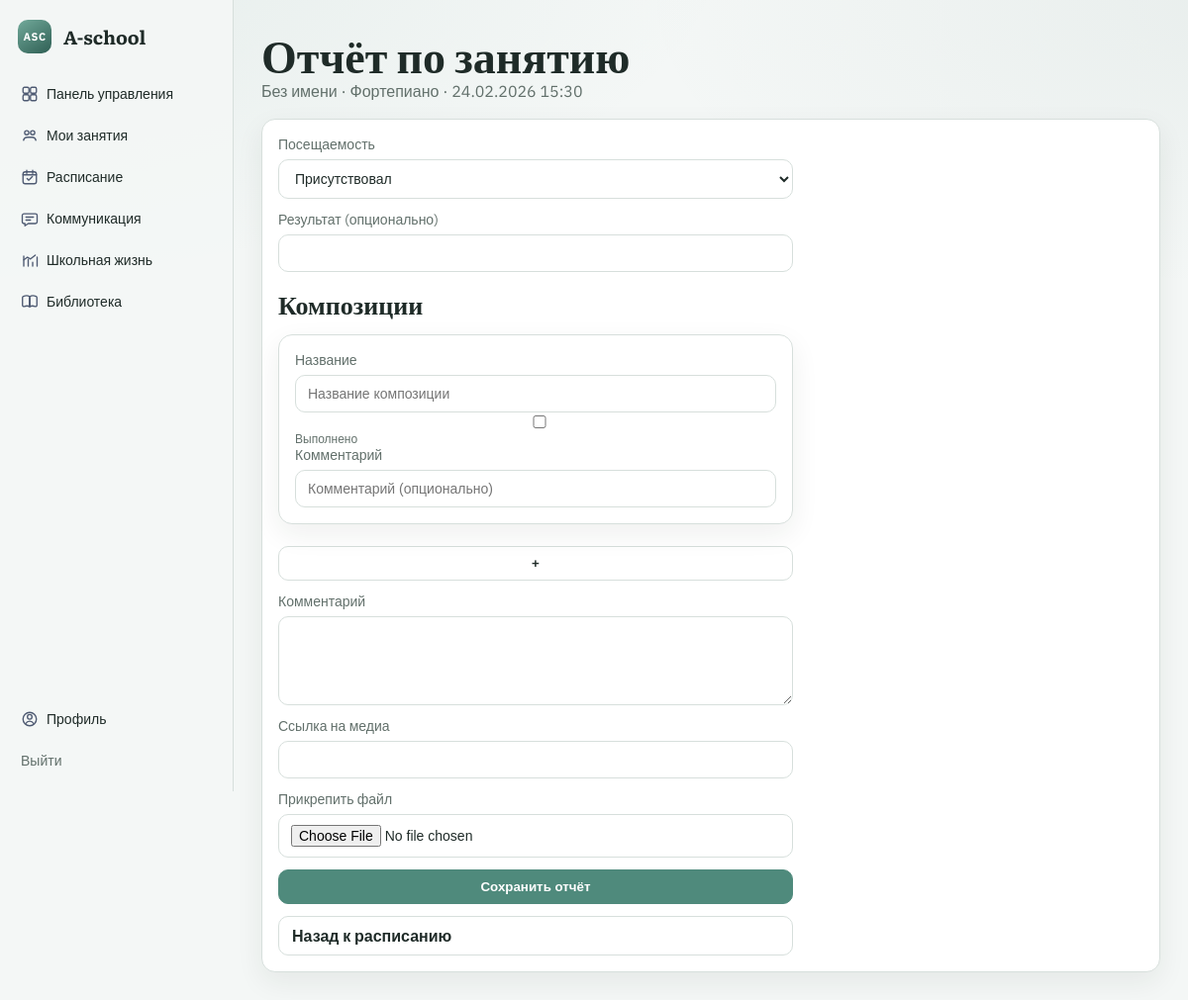
The app's page /slots/9/report/ (signed in) with its own data.
### apps/school/models.py (models this page shows, shortened)
class Course(models.Model):
    name = models.CharField(max_length=200)
    course_type = models.ForeignKey(CourseType, on_delete=models.PROTECT, related_name="courses")
    teacher = models.ForeignKey(
        settings.AUTH_USER_MODEL,
        on_delete=models.SET_NULL,
        null=True,
        blank=True,
        related_name="teaching_courses",
    )

### apps/lessons/models.py (models this page shows, shortened)
class LessonSlot(models.Model):
    class Status(models.TextChoices):
        PLANNED = "PLANNED", "Запланирован"
        DONE = "DONE", "Проведен"
        MISSED = "MISSED", "Пропущен"
    class AttendanceStatus(models.TextChoices):
        PRESENT = "PRESENT", "Присутствовал"
        ABSENT = "ABSENT", "Отсутствовал"
        SICK = "SICK", "Болел"
        LATE = "LATE", "Опоздал"
    teacher = models.ForeignKey(
        settings.AUTH_USER_MODEL,
        on_delete=models.CASCADE,
        related_name="lesson_slots",
    )
    student = models.ForeignKey(
        settings.AUTH_USER_MODEL,
        on_delete=models.CASCADE,
        related_name="student_lesson_slots",
    )
    course = models.ForeignKey(
        Course,
        on_delete=models.CASCADE,
        related_name="lesson_slots",
    )
    schedule = models.ForeignKey(
        StudentSchedule,
        on_delete=models.SET_NULL,
        null=True,
        blank=True,
        related_name="slots",
    )
    scheduled_date = models.DateField()
    start_time = models.TimeField()
    duration_minutes = models.PositiveIntegerField(default=45)
    status = models.CharField(max_length=16, choices=Status.choices, default=Status.PLANNED)
    attendance_status = models.CharField(
        max_length=16,
        choices=AttendanceStatus.choices,
        default=AttendanceStatus.PRESENT,
    )
    result_note = models.CharField(max_length=120, blank=True, default="")
    report_comment = models.TextField(blank=True, default="")
    filled_at = models.DateTimeField(null=True, blank=True)
    lesson = models.OneToOneField(
        Lesson,
        on_delete=models.SET_NULL,
        null=True,
        blank=True,
        related_name="slot",
    )
    created_at = models.DateTimeField(auto_now_add=True)
    updated_at = models.DateTimeField(auto_now=True)
    class Meta:
        ordering = ("scheduled_date", "start_time", "id")
        unique_together = ("teacher", "student", "scheduled_date", "start_time")

### apps/lessons/views.py (the view)
# urls.py: path("slots/<int:slot_id>/report/", slot_report_fill, name="slot_report_fill"),
@role_required(Profile.Role.TEACHER)
def slot_report_fill(request, slot_id: int):
    slot = get_object_or_404(
        LessonSlot.objects.select_related("student", "course", "teacher", "lesson"),
        id=slot_id,
        teacher=request.user,
    )
    if slot.scheduled_date > timezone.localdate() and slot.status == LessonSlot.Status.PLANNED:
        messages.error(request, "Отчёт можно заполнить в день занятия.")
        return redirect("/calendar/")
    existing_report = (
        LessonReport.objects.filter(lesson=slot.lesson, student=slot.student).order_by("-created_at").first()
        if slot.lesson_id
        else None
    )
    initial_plays = _active_plays_for_slot(slot) or [{"name": "", "completed": False, "comment": ""}]
    play_errors = []
    if request.method == "POST":
        form = SlotReportForm(request.POST, request.FILES)
        posted_plays = _collect_play_entries(request)
        if posted_plays:
            initial_plays = posted_plays
        if form.is_valid():
            attendance_status = form.cleaned_data["attendance_status"]
            result_note = (form.cleaned_data.get("result_note") or "").strip()
            report_comment = (form.cleaned_data.get("report_comment") or "").strip()
            media_url = (form.cleaned_data.get("media_url") or "").strip()
            attachment = form.cleaned_data.get("attachment")
            plays = _collect_play_entries(request)
            requires_plays = attendance_status in (
                LessonSlot.AttendanceStatus.PRESENT,
                LessonSlot.AttendanceStatus.LATE,
            )
            if requires_plays and not plays:
                play_errors = ["Добавьте хотя бы одну композицию."]
            if not play_errors:
                if requires_plays:
                    lesson = slot.lesson
                    if not lesson:
                        lesson = Lesson.objects.create(
                            course=slot.course,
                            date=slot.scheduled_date,
                            topic=_build_topic_from_plays(plays),
                            created_by=request.user,
                            attachment=attachment,
                        )
                    else:
                        lesson.topic = _build_topic_from_plays(plays)
                        lesson.course = slot.course
                        lesson.date = slot.scheduled_date
                        if attachment:
                            lesson.attachment = attachment
                        fields = ["topic", "course", "date"]
                        if attachment:
                            fields.append("attachment")
                        lesson.save(update_fields=fields)
                    lesson_entry, _ = LessonStudent.objects.get_or_create(
                        lesson=lesson,
                        student=slot.student,
                        defaults={"attended": True, "result": _serialize_play_entries(plays)},
                    )
                    lesson_entry.attended = _slot_attended_bool(attendance_status)
                    lesson_entry.result = _serialize_play_entries(plays)
                    lesson_entry.save(update_fields=["attended", "result"])
                    report = LessonReport.objects.filter(lesson=lesson, student=slot.student).order_by("-created_at").first()
                    if report:
                        report.text = report_comment
                        report.media_url = media_url
                        report.save(update_fields=["text", "media_url"])
                    elif media_url or report_comment:
                        LessonReport.objects.create(
                            lesson=lesson,
                            student=slot.student,
                            text=report_comment,
                            media_url=media_url,
                        )
                    slot.lesson = lesson
                    slot.status = LessonSlot.Status.DONE
                else:
                    slot.status = LessonSlot.Status.MISSED
                slot.attendance_status = attendance_status
                slot.result_note = result_note
                slot.report_comment = report_comment
                slot.filled_at = timezone.now()
                slot.save(
                    update_fields=[
                        "lesson",
                        "status",
                        "attendance_status",
                        "result_note",
                        "report_comment",
                        "filled_at",
                        "updated_at",
                    ]
                )
                messages.success(request, "Отчёт по слоту сохранён.")
                return redirect("/calendar/")
    else:
        form = SlotReportForm(
            initial={
                "attendance_status": slot.attendance_status,
                "result_note": slot.result_note,
                "report_comment": slot.report_comment or (existing_report.text if existing_report else ""),
                "media_url": existing_report.media_url if existing_report else "",
            }
        )
    return render(
        request,
        "lessons/slot_report_fill.html",
        {
            "slot": slot,
            "student": slot.student,
            "course": slot.course,
            "form": form,
            "initial_plays": initial_plays,
            "play_errors": play_errors,
            "today": timezone.localdate(),
        },
    )

### apps/lessons/forms.py (shortened to what this page needs)
class SlotReportForm(forms.Form):
    max_input_length = 200
    attendance_status = forms.ChoiceField(
        label="Посещаемость",
        choices=LessonSlot.AttendanceStatus.choices,
    )
    result_note = forms.CharField(
        label="Результат (опционально)",
        required=False,
        max_length=120,
    )
    report_comment = forms.CharField(
        label="Комментарий",
        required=False,
        widget=forms.Textarea(attrs={"rows": 3}),
    )
    attachment = forms.FileField(label="Прикрепить файл", required=False)
    media_url = forms.URLField(label="Ссылка на медиа", required=False)

### apps/lessons/views.py (called while the page is built, shortened)
def _active_plays_for_slot(slot: LessonSlot) -> list[dict]:
    if slot.lesson_id:
        current_entry = LessonStudent.objects.filter(lesson=slot.lesson, student=slot.student).first()
        if current_entry:
            current_plays = _parse_play_entries(current_entry.result)
            if current_plays:
                return current_plays
    latest_done_slot = (
        LessonSlot.objects.filter(
            teacher=slot.teacher,
            student=slot.student,
            status=LessonSlot.Status.DONE,
            lesson__isnull=False,
        )
        .exclude(id=slot.id)
        .order_by("-scheduled_date", "-start_time", "-id")
        .first()
    )
    if not latest_done_slot:
        return []

### templates/lessons/slot_report_fill.html (shortened to what this page needs)
{% extends "base.html" %}
{% block content %}
  <section class="page-head">
    <h1>Отчёт по занятию</h1>
    <p>
      {{ student.get_full_name|default:"Без имени" }} · {{ course.name }} ·
      {{ slot.scheduled_date|date:"d.m.Y" }} {{ slot.start_time|time:"H:i" }}
    </p>
  </section>
  <section class="panel">
    <form method="post" class="form" enctype="multipart/form-data">
      <div class="form-row">
        <label>{{ form.attendance_status.label }}</label>
        {{ form.attendance_status }}
      </div>
      <div class="form-row">
        <label>{{ form.result_note.label }}</label>
        {{ form.result_note }}
      </div>
      <h2 style="margin: 0;">Композиции</h2>
      <div id="slot-play-list">
        {% for play in initial_plays %}
          <div class="card lesson-play-row" style="margin-bottom: 10px;" data-play-row>
            <div class="form-row">
              <label>Название</label>
              <input class="input" type="text" name="play_name" value="{{ play.name }}" placeholder="Название композиции">
            </div>
            <div class="form-row">
              <label class="muted small">
                <input type="checkbox" name="play_completed" value="{{ forloop.counter0 }}"{% if play.completed %} checked{% endif %}>
                Выполнено
              </label>
            </div>
            <div class="form-row">
              <label>Комментарий</label>
              <input class="input" type="text" name="play_comment" value="{{ play.comment }}" placeholder="Комментарий (опционально)">
            </div>
          </div>
        {% endfor %}
      </div>
      <button class="btn" type="button" id="slot-play-add">+</button>
      <div class="form-row">
        <label>{{ form.report_comment.label }}</label>
        {{ form.report_comment }}
      </div>
      <div class="form-row">
        <label>{{ form.media_url.label }}</label>
        {{ form.media_url }}
      </div>
      <div class="form-row">
        <label>{{ form.attachment.label }}</label>
        {{ form.attachment }}
      </div>
      <button class="btn btn-accent" type="submit">Сохранить отчёт</button>
      <a class="btn" href="/calendar/">Назад к расписанию</a>
    </form>
  </section>
{% endblock %}

### static/css/main.css (style rules this page uses)
:root { --bg: #f4f7f6; --bg-soft: #edf2f0; --surface: #ffffff; --surface-alt: #f8faf9; --line: #d7dfdc; --text: #1f2b28; --muted: #62706b; --accent: #4f8a7c; --accent-strong: #2f5f54; --ok: #2f7a64; --error: #9a5959; --radius: 14px; --shadow: 0 10px 28px rgba(23, 41, 35, 0.07); }
* { box-sizing: border-box; }
body { margin: 0; min-height: 100vh; font-family: "IBM Plex Sans", "Trebuchet MS", "Helvetica Neue", sans-serif; color: var(--text); background: radial-gradient(1200px 500px at -8% -6%, rgba(79, 138, 124, 0.1), transparent 70%), radial-gradient(900px 420px at 106% 0%, rgba(47, 95, 84, 0.06), transparent 70%), var(--bg); }
a { color: var(--text); text-decoration: none; }
h1, h2 { font-family: "Literata", Georgia, serif; color: var(--text); }
h1 { margin: 0 0 4px; font-size: 48px; line-height: 1.05; }
h2 { margin: 0 0 10px; font-size: 26px; }
p { margin: 0 0 12px; }
.page-head { margin-bottom: 18px; }
.page-head h1 { font-size: 46px; }
.page-head p { color: var(--muted); margin: 0; }
.card, .panel, .table-wrap, .stat-card, .student-card, .week-column, .announcement-card, .resource-card, .chat-panel, .chat-list { background: var(--surface); border: 1px solid var(--line); border-radius: var(--radius); box-shadow: var(--shadow); }
.card, .panel { padding: 16px; }
.form { display: grid; gap: 12px; max-width: 520px; }
.form-row { display: grid; gap: 6px; }
label { color: var(--muted); font-size: 14px; }
.input, input, textarea, select { width: 100%; border: 1px solid var(--line); border-radius: 10px; background: var(--surface); color: var(--text); padding: 10px 12px; outline: none; font-size: 14px; }
textarea { min-height: 90px; resize: vertical; }
.btn { border: 1px solid var(--line); border-radius: 10px; background: var(--surface); color: var(--text); padding: 9px 13px; cursor: pointer; font-weight: 600; }
button.btn[type="submit"], input.btn[type="submit"], .btn-accent { border-color: var(--accent); background: var(--accent); color: #fff; }
.muted { color: var(--muted); }
.small { font-size: 12px; }
.card, .panel, .table-wrap, .stat-card, .student-card, .week-column, .announcement-card, .resource-card, .chat-panel, .chat-list { animation: fadeUp 0.34s ease both; }

### records on screen
Course: name "Фортепиано"
LessonSlot: scheduled_date "24.02.2026", start_time "15:30"

### other values on screen
{{ student.get_full_name|default:"Без имени" }} "Без имени"
